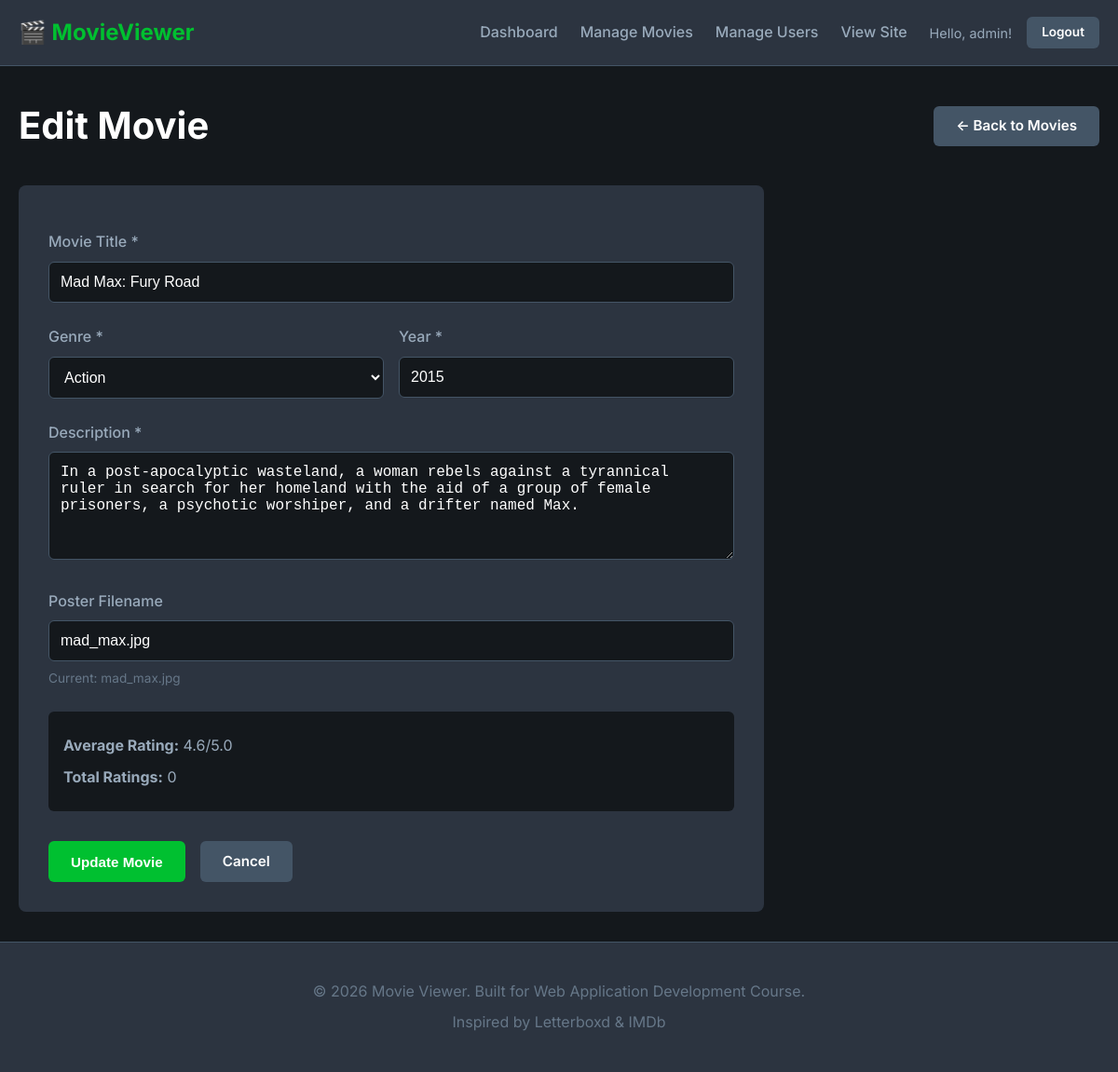
Page /admin/edit_movie.php?id=2 (signed in) on the committed database.
### tables this page shows
CREATE TABLE movies (
    id INT PRIMARY KEY AUTO_INCREMENT,
    title VARCHAR(200) NOT NULL,
    genre VARCHAR(100) NOT NULL,
    description TEXT,
    year INT NOT NULL,
    poster VARCHAR(255),
    average_rating DECIMAL(3,2) DEFAULT 0.00,
    rating_count INT DEFAULT 0,
    created_at TIMESTAMP DEFAULT CURRENT_TIMESTAMP,
    INDEX idx_title (title),
    INDEX idx_genre (genre),
    INDEX idx_year (year),
    INDEX idx_rating (average_rating)
);

### includes/db.php (called while the page is built, shortened)
<?php
function execute_query($conn, $sql, $types = '', $params = []) {
    $stmt = $conn->prepare($sql);
    if (!empty($types) && !empty($params)) {
        $stmt->bind_param($types, ...$params);
    }
    $stmt->execute();
    return $stmt;
}
function fetch_single($stmt) {
    $result = $stmt->get_result();
    return $result->fetch_assoc();
}
?>

### admin/edit_movie.php (the view, shortened to what this page needs)
<?php
require_once '../includes/db.php';
$movie_id = intval($_GET['id'] ?? 0);
$errors = [];
$stmt = execute_query($conn, "SELECT * FROM movies WHERE id = ?", 'i', [$movie_id]);
$movie = fetch_single($stmt);
if ($_SERVER['REQUEST_METHOD'] === 'POST') {
    $title = sanitize_input($_POST['title'] ?? '');
    $genre = sanitize_input($_POST['genre'] ?? '');
    $description = sanitize_input($_POST['description'] ?? '');
    $year = intval($_POST['year'] ?? 0);
    $poster = sanitize_input($_POST['poster'] ?? 'placeholder.jpg');
    if (empty($title)) {
        $errors[] = 'Title is required';
    }
    if (empty($genre)) {
        $errors[] = 'Genre is required';
    }
    if (empty($description)) {
        $errors[] = 'Description is required';
    }
    if ($year < 1900 || $year > date('Y') + 5) {
        $errors[] = 'Invalid year';
    }
    if (empty($errors)) {
        $stmt = execute_query($conn,
            "UPDATE movies SET title = ?, genre = ?, description = ?, year = ?, poster = ? WHERE id = ?",
            'sssssi',
            [$title, $genre, $description, $year, $poster, $movie_id]
        );
        if ($stmt) {
            $success = 'Movie updated successfully!';
            $stmt->close();
            $stmt = execute_query($conn, "SELECT * FROM movies WHERE id = ?", 'i', [$movie_id]);
            $movie = fetch_single($stmt);
            $stmt->close();
        } else {
            $errors[] = 'Failed to update movie';
        }
    }
} else {
    $title = $movie['title'];
    $genre = $movie['genre'];
    $description = $movie['description'];
    $year = $movie['year'];
    $poster = $movie['poster'];
}
include '../includes/header.php';
?>
<link rel="stylesheet" href="/movie-viewer/assets/css/admin.css">
<div class="container">
    <div class="admin-header">
        <h1>Edit Movie</h1>
        <a href="manage_movies.php" class="btn btn-secondary">← Back to Movies</a>
    </div>
    <div class="admin-form-container">
        <form method="POST" action="" class="admin-form">
            <div class="form-group">
                <label for="title">Movie Title *</label>
                <input
                    type="text"
                    id="title"
                    name="title"
                    class="form-control"
                    value="<?php echo htmlspecialchars($title); ?>"
                    required
                >
            </div>
            <div class="form-row">
                <div class="form-group">
                    <label for="genre">Genre *</label>
                    <select id="genre" name="genre" class="form-control" required>
                        <option value="Action" <?php echo $genre === 'Action' ? 'selected' : ''; ?>>Action</option>
                    </select>
                </div>
                <div class="form-group">
                    <label for="year">Year *</label>
                    <input
                        type="number"
                        id="year"
                        name="year"
                        class="form-control"
                        min="1900"
                        max="<?php echo date('Y') + 5; ?>"
                        value="<?php echo $year; ?>"
                        required
                    >
                </div>
            </div>
            <div class="form-group">
                <label for="description">Description *</label>
                <textarea
                    id="description"
                    name="description"
                    class="form-control"
                    rows="5"
                    required
                ><?php echo htmlspecialchars($description); ?></textarea>
            </div>
            <div class="form-group">
                <label for="poster">Poster Filename</label>
                <input
                    type="text"
                    id="poster"
                    name="poster"
                    class="form-control"
                    value="<?php echo htmlspecialchars($poster); ?>"
                >
                <small class="form-text">Current: <?php echo htmlspecialchars($poster); ?></small>
            </div>
            <div class="movie-stats">
                <p><strong>Average Rating:</strong> <?php echo number_format($movie['average_rating'], 1); ?>/5.0</p>
                <p><strong>Total Ratings:</strong> <?php echo $movie['rating_count']; ?></p>
            </div>
            <div class="form-actions">
                <button type="submit" class="btn btn-primary">Update Movie</button>
                <a href="manage_movies.php" class="btn btn-secondary">Cancel</a>
            </div>
        </form>
    </div>
</div>
<?php include '../includes/footer.php'; ?>

### assets/css/style.css (style rules this page uses)
:root { --primary-color: #00c030; --primary-hover: #00a028; --secondary-color: #456; --background-dark: #14181c; --background-card: #2c3440; --background-hover: #394150; --text-primary: #ffffff; --text-secondary: #9ab; --text-muted: #678; --border-color: #456; --error-color: #ff4444; --success-color: #00c030; --warning-color: #ff8800; --star-color: #ffc107; }
* { margin: 0; padding: 0; box-sizing: border-box; }
body { font-family: 'Inter', -apple-system, BlinkMacSystemFont, 'Segoe UI', Roboto, sans-serif; background-color: var(--background-dark); color: var(--text-primary); line-height: 1.6; min-height: 100vh; display: flex; flex-direction: column; }
.container { max-width: 1200px; margin: 0 auto; padding: 0 20px; width: 100%; }
.btn { display: inline-block; padding: 0.6rem 1.5rem; border-radius: 6px; text-decoration: none; font-weight: 600; transition: all 0.3s; border: none; cursor: pointer; font-size: 0.95rem; }
.btn-primary { background-color: var(--primary-color); color: #fff; }
.btn-secondary { background-color: var(--secondary-color); color: #fff; }
.form-group { margin-bottom: 1.5rem; }
.form-group label { display: block; margin-bottom: 0.5rem; font-weight: 500; color: var(--text-secondary); }
.form-control { width: 100%; padding: 0.75rem; background-color: var(--background-dark); border: 1px solid var(--border-color); border-radius: 6px; color: var(--text-primary); font-size: 1rem; transition: border-color 0.3s; }
.form-text { display: block; margin-top: 0.5rem; font-size: 0.85rem; color: var(--text-muted); }
select.form-control { cursor: pointer; }
textarea.form-control { resize: vertical; min-height: 100px; }

### assets/css/admin.css (style rules this page uses)
.admin-header { display: flex; justify-content: space-between; align-items: center; margin-bottom: 2rem; }
.admin-header h1 { font-size: 2.5rem; }
.admin-form-container { background-color: var(--background-card); padding: 2rem; border-radius: 8px; max-width: 800px; }
.admin-form { margin-top: 1rem; }
.form-row { display: grid; grid-template-columns: repeat(2, 1fr); gap: 1rem; }
.form-actions { display: flex; gap: 1rem; margin-top: 2rem; }
.movie-stats { background-color: var(--background-dark); padding: 1rem; border-radius: 6px; margin: 1.5rem 0; }
.movie-stats p { margin: 0.5rem 0; color: var(--text-secondary); }

### rows in the picture
movies: title "Mad Max: Fury Road", genre "Action", year "2015", description "In a post-apocalyptic wasteland, a woman rebels against a tyrannical ruler in search for her homeland with the aid of a group of female prisoners, a psychotic worshiper, and a drifter named Max.", poster "mad_max.jpg", average_rating "4.6", rating_count "0"

### other values in the picture
get_username() "admin"
